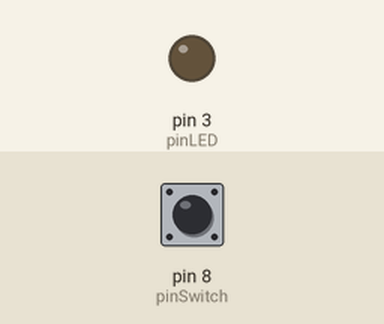
Bench run of a sketch on a simulated Arduino Uno, built with avr-gcc and run on an emulated ATmega328P. Shown: output pins drawn as LEDs (lit = HIGH). Inputs (shaded band) come from the test bench; at power-on: pin 8 (pinSwitch) HIGH.

Above: at 1.2 s.
1.3 s: pin 8 (pinSwitch) pulled LOW for 0.15 s
At 1.6 s:
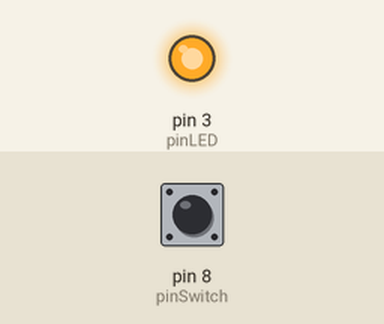
4.4 s: pin 8 (pinSwitch) pulled LOW for 1 s
At 10.1 s:
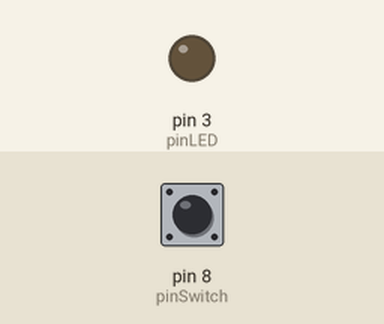
Timing chart, 0 to 11.6 s (numbered marks = the images above; inputs shaded):
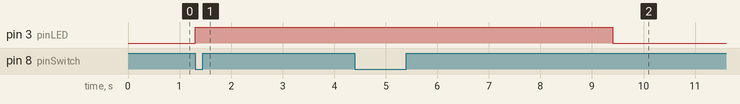

Measured:
- after the input at 1.3 s, pin 3 (pinLED): LOW → HIGH at once
- after the input at 4.4 s, pin 3 (pinLED): HIGH → LOW after 5.0 s instead of 1.0 s

The sketch:

1a2_Auto-off.ino
```cpp
// Tutorial 1a2. Auto-off

// Main parts: Adafruit Metro Mini, momentary switch, capacitor, LED,
// resistor

// Variables that remain constant
const byte pinSwitch = 8; // Digital input pin from momentary switch
const byte pinLED = 3; // LED pin number
int onInterval = 4000; // LED on-time until auto-off

void setup()
{
  // Initialise momentary switch pin with an internal pull-up resistor
  // so that the momentary switch is read as open (= HIGH) at start
  pinMode (pinSwitch, INPUT_PULLUP);

  // Initialise Metro Mini's digital pin specified above
  pinMode(pinLED, OUTPUT);
}

void loop()
{
  // Timestamp that updates every loop() iteration. The keyword static
  // means the variable is not created and destroyed with every function
  // call, but lives on and so retains its value between function calls
  static unsigned long timeNow = 0;

  // The momentary switch is hardware debounced with a 0.1uF capacitor; no
  // debouncing code is necessary. See http://www.gammon.com.au/switches
  // Read the voltage from the momentary switch pin to see if something
  // has changed (was the button pressed or released?)
  byte switchState = digitalRead (pinSwitch);

  // If the button was not pressed, meaning if the momentary switch is
  // read as open ( = HIGH)
  if (switchState == HIGH)
  {
    // Then check if it is already time to turn off the LED. We subtract
    // the timestamp taken every loop() iteration from the current time,
    // taken with millis(), and then compare to the duration onInterval.
    // When it is equal or larger
    if (millis() - timeNow >= onInterval)

      // We turn the LED off
      digitalWrite(pinLED, LOW);
  }

  // Otherwise, if switchState was not HIGH, it must be LOW, and that
  // means that it was closed and button was pressed
  else
  {
    // And therefore, the LED is turned on
    digitalWrite(pinLED, HIGH);

    // And we take a timestamp of when that happened
    timeNow = millis();
  }
}
```
